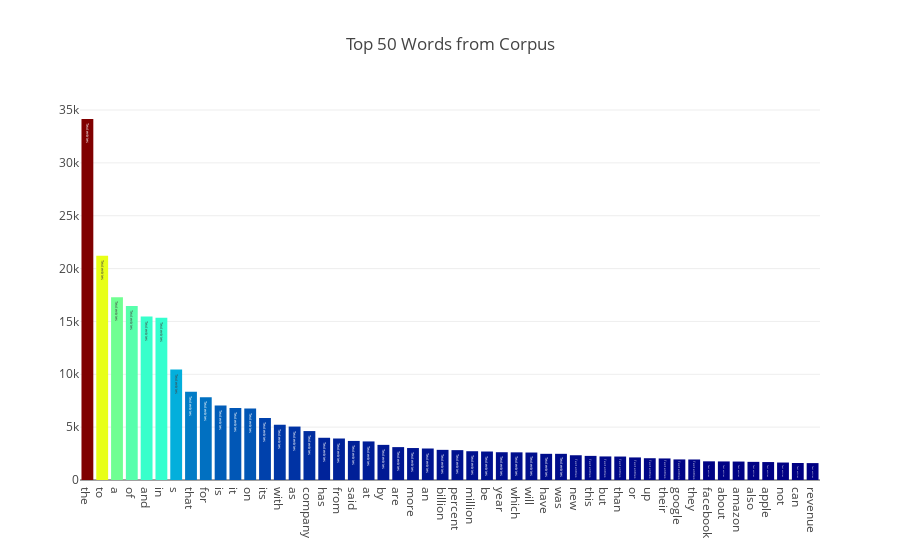

This figure's notebook cell:
### Code cell
word_dist = nltk.FreqDist(allWords)
result = pd.DataFrame(word_dist.most_common(50), columns=['Word', 'Frequency']) # .set_index('Word')

data = [go.Bar(
            x = result.loc[:,'Word'].values,
            y = result.loc[:,'Frequency'].values,
            marker= dict(colorscale='Jet',
                         color = result.loc[:,'Frequency'].values
                        ),
            text='Text entries'
    )]

layout = go.Layout(
    title='Top 50 Words from Corpus'
)

fig = go.Figure(data=data, layout=layout)

py.iplot(fig, filename='basic-bar')

### Figure 1 — Plotly figure (JSON) as saved in the notebook; plotly's stock layout.template omitted (floating-point values rounded to 4 significant figures)
{"data": [{"marker": {"color": [34151, 21203, 17300, 16470, 15466, 15346, 10454, 8354, 7830, 7053, 6813, 6765, 5866, 5228, 5055, 4629, 3995, 3926, 3696, 3650, 3323, 3111, 3024, 2980, 2852, 2825, 2723, 2695, 2628, 2617, 2600, 2477, 2477, 2342, 2282, 2230, 2219, 2135, 2060, 2039, 1947, 1940, 1767, 1757, 1745, 1717, 1698, 1653, 1608, 1599], "colorscale": "Jet"}, "text": "Text entries", "type": "bar", "x": ["the", "to", "a", "of", "and", "in", "s", "that", "for", "is", "it", "on", "its", "with", "as", "company", "has", "from", "said", "at", "by", "are", "more", "an", "billion", "percent", "million", "be", "year", "which", "will", "have", "was", "new", "this", "but", "than", "or", "up", "their", "google", "they", "facebook", "about", "amazon", "also", "apple", "not", "can", "revenue"], "y": [34151, 21203, 17300, 16470, 15466, 15346, 10454, 8354, 7830, 7053, 6813, 6765, 5866, 5228, 5055, 4629, 3995, 3926, 3696, 3650, 3323, 3111, 3024, 2980, 2852, 2825, 2723, 2695, 2628, 2617, 2600, 2477, 2477, 2342, 2282, 2230, 2219, 2135, 2060, 2039, 1947, 1940, 1767, 1757, 1745, 1717, 1698, 1653, 1608, 1599]}], "layout": {"title": "Top 50 Words from Corpus"}}
